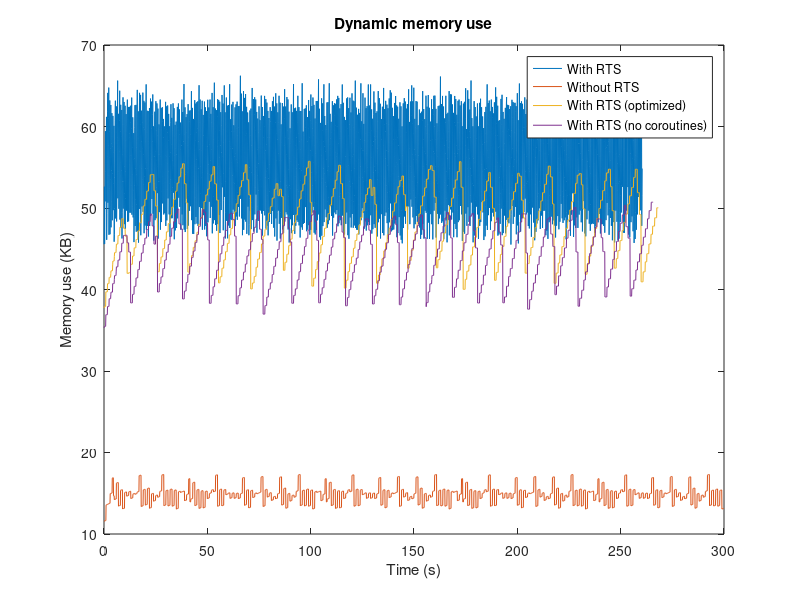

The MATLAB script that drew this image: (Note: this script raises an error after producing the figure.)
figure('Name', 'dynamic_memory_use_first')
hold off
file1 = fopen('mem_stm_nonopt.txt', 'r');
file2 = fopen('mem_nostm.txt', 'r');
file3 = fopen('mem_stm_opt.txt', 'r');
file4 = fopen('mem_no_corout.txt', 'r');
data1 = fscanf(file1, '%f');
data2 = fscanf(file2, '%f');
data3 = fscanf(file3, '%f');
data4 = fscanf(file4, '%f');

%data2 = data2(1:length(data1));

dt = 0.1;
t1 = [0:length(data1)-1]*dt;
t2 = [0:length(data2)-1]*dt;
t3 = [0:length(data3)-1]*dt;
t4 = [0:length(data4)-1]*dt;

%plot(t1, data1, t2, data2)
plot(t1, data1, t2, data2, t3, data3, t4, data4)
title('Dynamic memory use')
%legend('With RTS', 'Without RTS')
legend('With RTS', 'Without RTS', 'With RTS (optimized)', 'With RTS (no coroutines)')
xlabel('Time (s)'), ylabel('Memory use (KB)')

fclose(file1);
fclose(file2);
fclose(file3);
fclose(file4);

% values: task_size: 500, no_measurements = 10, task_repeats = 20, run_time
% = 30000ms

avg_stm_nonopt = mean(data1);
avg_nostm = mean(data2);
avg_stm_opt = mean(data3);
avg_no_corout = mean(data4);
averages = [avg_stm, avg_nostm, avg_stm_opt, avg_no_corout]

[max_stm, i_stm] = max(data1);
[max_nostm, i_nostm] = max(data2);

maxes = [max_stm, max_nostm]

index_stm = i_stm*dt;
index_nostm = i_nostm*dt;
indices = [index_stm, index_nostm]
